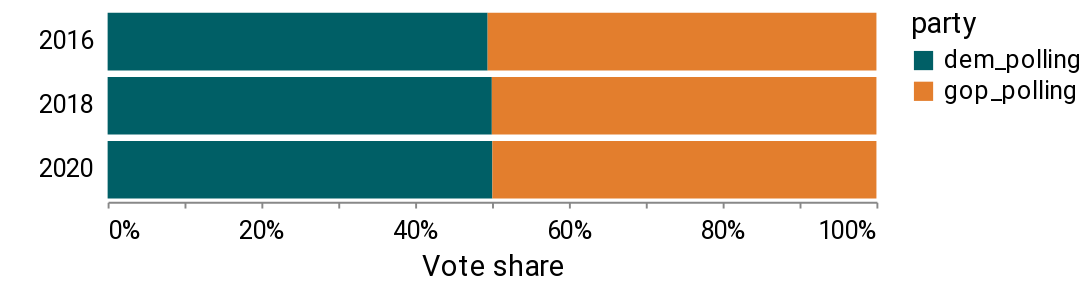

The code cell stored with this chart in its notebook:
### Code cell
alt.Chart(years).mark_bar().encode(
    x=alt.X("share", stack="normalize", title="Vote share", axis=alt.Axis(format="%")),
    y=alt.Y("year:O", title=""),
    color="party",
).properties(height=100, width=400)

### Figure 1 — Vega-Lite specification as saved in the notebook (floating-point values rounded to 4 significant figures)
{"config": {"view": {"width": 800, "height": 450, "strokeOpacity": 0}, "background": "#ffffff", "title": {"anchor": "start", "font": "Summit Sans", "fontColor": "palette[\"black\"]", "fontSize": 18, "fontWeight": "normal"}, "arc": {"fill": "#00d4d8"}, "area": {"fill": "#00d4d8"}, "line": {"stroke": "#00d4d8", "strokeWidth": 3}, "path": {"stroke": "#00d4d8"}, "rect": {"fill": "#00d4d8"}, "shape": {"stroke": "#00d4d8"}, "bar": {"fill": "#00d4d8"}, "point": {"stroke": "#00d4d8"}, "symbol": {"fill": "#00d4d8", "size": 30}, "axis": {"titleFont": "Roboto", "titleFontSize": 15, "titleFontWeight": "normal", "labelFont": "Roboto, sans", "labelFontSize": 13, "labelFontWeight": "normal"}, "axisX": {"labelAngle": 0, "labelPadding": 6, "tickSize": 3, "grid": false}, "axisY": {"labelBaseline": "middle", "maxExtent": 45, "minExtent": 45, "titleAlign": "left", "titleAngle": 0, "titleX": -45, "titleY": -11, "domainOpacity": 0, "gridWidth": 0.6, "gridColor": "#dddddd", "offset": 6, "tickSize": 0, "titleColor": "#767676"}, "legend": {"titleFont": "Roboto", "titleFontSize": 15, "titleFontWeight": "normal", "symbolType": "square", "labelFont": "Roboto, sans", "labelFontSize": 13}, "range": {"category": ["#005f66", "#e37e2d", "#d64a3b", "#76b0ef", "#c1bc40"], "diverging": ["#e68a4f", "#f4bb6a", "#f9e39c", "#dadfe2", "#a6b7c6", "#849eae"], "heatmap": ["#7ff6f6", "#00eeef", "#00d4d8", "#00abb2", "#00848b", "#fbf2c7", "#00363d"], "ordinal": ["#7ff6f6", "#00eeef", "#00d4d8", "#00abb2", "#00848b", "#fbf2c7", "#00363d"], "ramp": ["#7ff6f6", "#00eeef", "#00d4d8", "#00abb2", "#00848b", "#fbf2c7", "#00363d"]}}, "data": {"name": "data-b8aab4b5e20b728836112a53f973d4ed"}, "mark": "bar", "encoding": {"color": {"field": "party", "type": "nominal"}, "x": {"axis": {"format": "%"}, "field": "share", "stack": "normalize", "title": "Vote share", "type": "quantitative"}, "y": {"field": "year", "title": "", "type": "ordinal"}}, "height": 100, "width": 400, "$schema": "https://vega.github.io/schema/vega-lite/v4.17.0.json", "datasets": {"data-b8aab4b5e20b728836112a53f973d4ed": [{"year": "2016", "party": "dem_polling", "share": 41.89}, {"year": "2018", "party": "dem_polling", "share": 46.38}, {"year": "2020", "party": "dem_polling", "share": 47.62}, {"year": "2016", "party": "gop_polling", "share": 42.86}, {"year": "2018", "party": "gop_polling", "share": 46.43}, {"year": "2020", "party": "gop_polling", "share": 47.54}]}}
